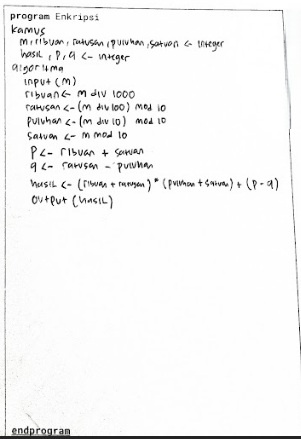
#> input picture multimodal-handler-image/ocr/dataset/if4908_103012530014_nomor1.jpg, 301 x 439 px
$ jupyter execute --allow-errors 'explore copy.ipynb'
#> lines starting #> are read from the running program, lines starting #| are printed output that depends on the picture; after the words box and inside, x2 and y2 are one past the last pixel; in counts of white or black regions, pixels touching at a corner belong together
Bagian 1: Inisialisasi & Optimasi M3
Langkah pertama adalah memastikan PyTorch menggunakan MPS (Metal Performance Shaders) agar proses OCR berjalan cepat di GPU MacBook M3 Anda

[cell 1]
import torch
import cv2
import numpy as np
import matplotlib.pyplot as plt
from PIL import Image
from transformers import TrOCRProcessor, VisionEncoderDecoderModel

# Cek ketersediaan GPU M3 (MPS)
#> (the rest of this cell did not finish here and is left out)

Bagian 2: Robust Preprocessing (Pembersihan Kertas)
Karena dataset Anda adalah tulisan di kertas, Anda perlu menghilangkan bayangan dan garis buku agar model tidak bingung.

[cell 2]
def clean_handwriting(image_path):
    # Load image
    img = cv2.imread(image_path)
#> img is the input picture: shape (439, 301, 3); mean B, G, R 245.4, 245.4, 245.4
    # Convert to grayscale
    gray = cv2.cvtColor(img, cv2.COLOR_BGR2GRAY)

    # Adaptive Thresholding: Sangat penting untuk kertas dengan pencahayaan tidak rata
    cleaned = cv2.adaptiveThreshold(
        gray, 255, cv2.ADAPTIVE_THRESH_GAUSSIAN_C,
        cv2.THRESH_BINARY, 11, 2
    )
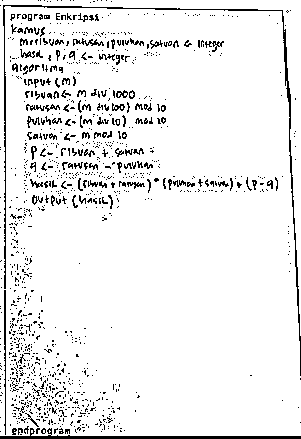
#> cleaned: shape (439, 301); 92.7% white; black in thin lines or dots

    # Noise Removal (Median Blur)
    cleaned = cv2.medianBlur(cleaned, 1)

    return gray, cleaned

# Visualisasi Hasil Preprocessing
original_gray, cleaned_img = clean_handwriting('../../dataset/if4908_103012530014_nomor1.jpg')
plt.imshow(cleaned_img, cmap='gray')
plt.title("Hasil Preprocessing (Cleaned)")
plt.show()

Bagian 3: Line Segmentation (Pemotongan Baris)
Model TrOCR bekerja paling baik jika membaca satu baris teks dalam satu waktu. Fungsi ini akan memotong blok pseudocode Anda menjadi potongan-potongan baris.

[cell 3]
def get_line_segments(cleaned_img):
    # Invert image (teks jadi putih, background hitam)
    inverted = cv2.bitwise_not(cleaned_img)
#> inverted: shape (439, 301); 7.3% white in thin lines or dots

    # Hitung proyeksi horizontal (jumlah piksel putih per baris)
    projection = np.sum(inverted, axis=1)
#> projection = 439 values, max 76755 at index 436, min 0 at index 3, mean 5607.7

    # Tentukan threshold untuk memisahkan baris
    lines = []
    start_y = None
    for y, val in enumerate(projection):
        if val > 0 and start_y is None:
            start_y = y
        elif val == 0 and start_y is not None:
            if y - start_y > 5: # Minimal tinggi baris 5 piksel
                lines.append(cleaned_img[start_y:y, :])
            start_y = None
#> this loop made 439 passes
#> (val, start_y) on passes 1, 6: (2805, 0), (10200, 5)
#> val on passes 2, 3, 4, 5, 7, 8: 1275, 255, 0, 0, 18615, 19890
#> after the loop, lines = []; start_y = 5
    return lines

line_crops = get_line_segments(cleaned_img)
#> line_crops = []
print(f"Terdeteksi {len(line_crops)} baris pseudocode.")
#| Terdeteksi 0 baris pseudocode.


$ run again, with multimodal-handler-image/ocr/dataset/TP_MOD05_103012400075_MDANOSHABBYIHSAN.png saved as multimodal-handler-image/ocr/dataset/if4908_103012530014_nomor1.jpg
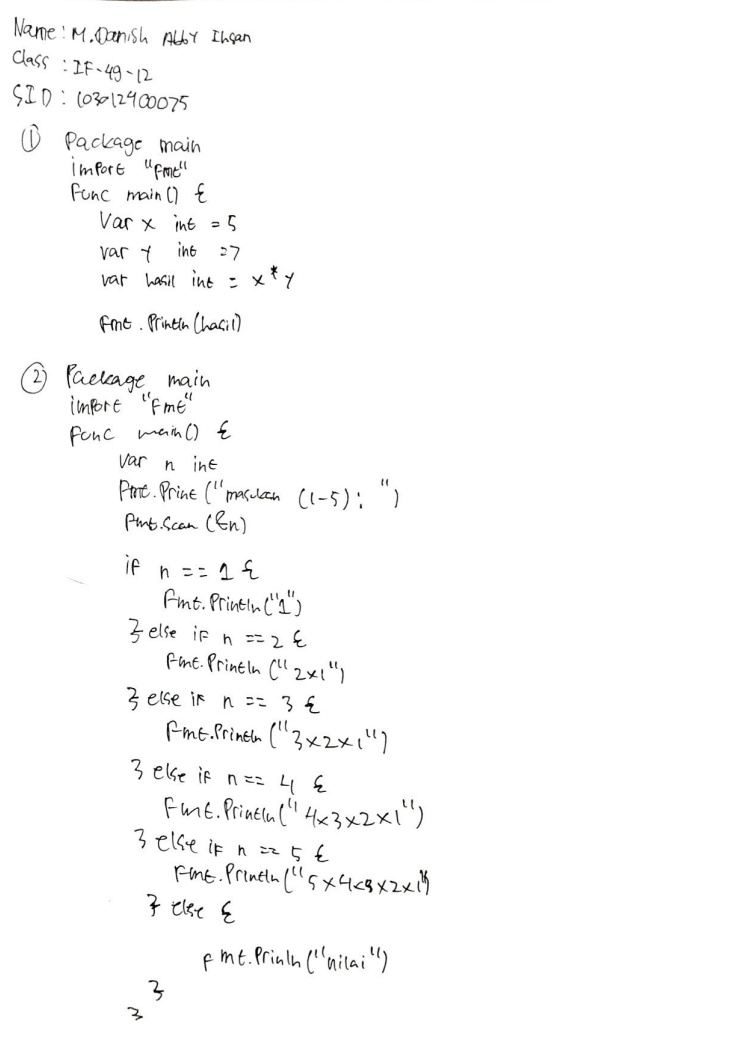
#> input picture multimodal-handler-image/ocr/dataset/TP_MOD05_103012400075_MDANOSHABBYIHSAN.png, 732 x 1044 px
#> in clean_handwriting, img is the input picture: shape (1044, 732, 3); mean B, G, R 251.1, 251.1, 251.1
#> in clean_handwriting, `cleaned = cv2.adaptiveThreshold( gray, 255, cv2.ADAPTIVE_THRESH_GAUSSI..`:
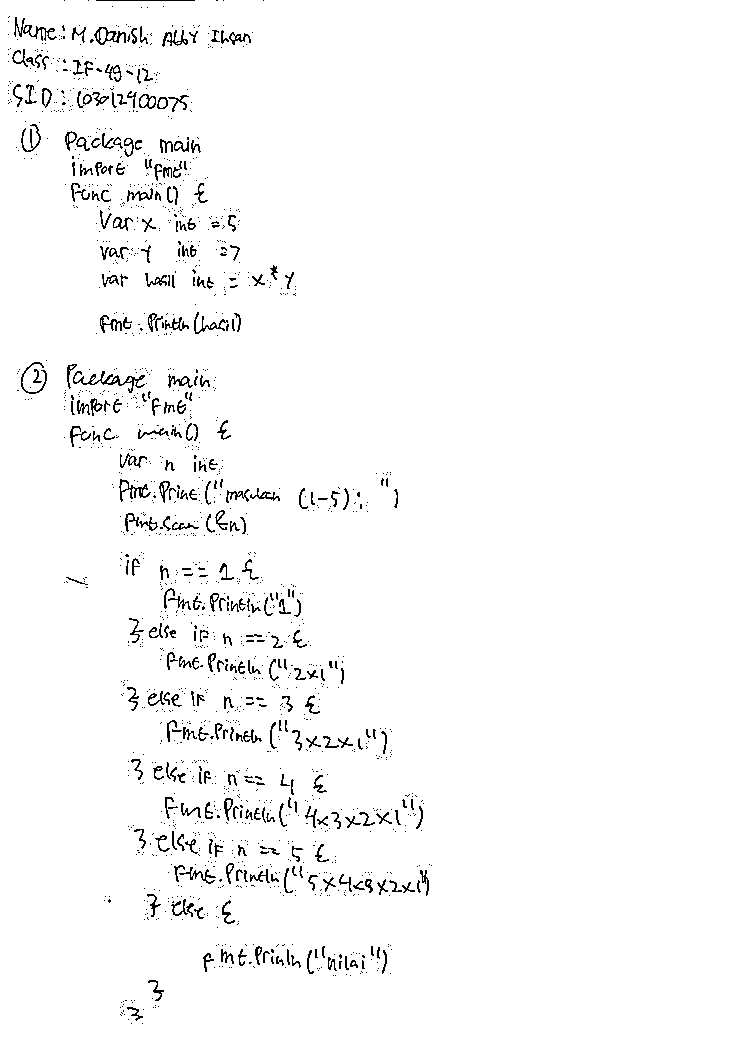
#> cleaned: shape (1044, 732); 97.5% white; black in thin lines or dots, all inside (x1, y1, x2, y2) = (8, 0, 432, 1024)
#> projection = 1044 values, max 26775 at index 0, min 0 at index 1, mean 4723.4
#> the loop in get_line_segments, `for y, val in enumerate(projection):` made 1044 passes
#> val on passes 1 to 8: 26775, 0, 0, 0, 0, 0, 510, 510
#> after the loop in get_line_segments, `for y, val in enumerate(projection):`: lines = 15 items
#| Terdeteksi 15 baris pseudocode.
